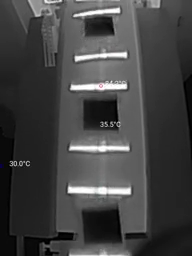
#> input picture frame 21 of thermal2.mp4, 192 x 256 px, given in place of output8_clean.mp4, which was not available
$ python templateMatching.py
#> lines starting #> are read from the running program, lines starting #| are printed output that depends on the picture; after the words box and inside, x2 and y2 are one past the last pixel; in counts of white or black regions, pixels touching at a corner belong together; pictures that were not available may be replaced by others from this repository, and a replacement may not be noted
import os
import pickle
from collections import deque

import itertools
import cv2
import numpy as np
from imutils.object_detection import non_max_suppression
from skimage.exposure import exposure
from skimage.feature import local_binary_pattern, hog
from skimage.filters import threshold_multiotsu
from sklearn import svm
from sklearn.preprocessing import StandardScaler

# create named window and move it - 400px in x dir
cv2.namedWindow("Frame", cv2.WINDOW_NORMAL)
# show window
cv2.imshow('Frame', np.zeros((256, 192, 3), np.uint8))
cv2.moveWindow("Frame", 20, 0)

# resize window
cv2.resizeWindow("Frame", 800, 600)

# Capture the frame from the video source while 1
cap = cv2.VideoCapture('output8_clean.mp4')
# skip to 1000th frame
#cap.set(cv2.CAP_PROP_POS_FRAMES, 100*25)


check_line_y = 128


# Object Counter, counts hot, cold and their ends (hot_end, cold_end)
class ObjectCounter:
    # [74 lines left out: functions __init__, process, not called in this run]

    def fire_alarm(self):
        print('‼️‼️‼️‼️‼️‼️‼️‼️‼️‼️‼️')

    def print(self):
        # print queue as emojis
        print(''.join(['🔴' if x == 1 else '🔵' for x in self.queue]))


# [56 lines left out: function _find_query_in_frame, not called in this run]


LEFT_GUIDE_X = 50
RIGHT_GUIDE_X = 140
BOTTOM_GUIDE_Y = 220


def load_images_from_folder(folder):
    images = []
    for filename in os.listdir(folder):
        # if contains debug, skip
        if 'debug' in filename:
            continue
        img = cv2.imread(os.path.join(folder,filename), cv2.IMREAD_COLOR)
        if img is not None:
            images.append(img)
    return images

images_in_folder = load_images_from_folder('fire/fireeee')
#> images_in_folder = 1 item
#> further down, frame is the input picture: shape (256, 192, 3); mean B, G, R 67.1, 67.1, 67.1
index = 0

cold_areas = []


HOT_TRESHOLD = 200
HOT_AREA_TRESHOLD = 120
COLD_TRESHOLD = 200
COLD_AREA_TRESHOLD = 250
COLD_AREA_MAX_TRESHOLD = 750

def classify_using_filters(frame):
    # test gray
    if len(frame.shape) == 3:
        frame = cv2.cvtColor(frame, cv2.COLOR_BGR2GRAY)

    # crop to guides
    original_shape = frame.shape
#> original_shape = (256, 192)
    frame = frame[:, LEFT_GUIDE_X:RIGHT_GUIDE_X]
#> frame: shape (256, 90)
    frame = frame[:BOTTOM_GUIDE_Y, :]
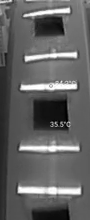
#> frame: shape (220, 90); min 0, max 255, mean 98.4


    hot_mask = cv2.bilateralFilter(frame, 15, 30, 30)
    hot_mask[hot_mask < HOT_TRESHOLD] = 0
    hot_mask[hot_mask >= HOT_TRESHOLD] = 255
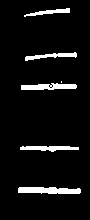
#> hot_mask: shape (220, 90); 6.3% white; 6 white regions (1 under 20 px), largest, box (x1, y1, x2, y2) and area: (18, 187, 81, 194) 367, (21, 83, 77, 90) 287, (20, 146, 79, 152) 236, (25, 52, 77, 61) 200, (24, 8, 70, 17) 162

    #hot_mask = cv2.erode(hot_mask, np.ones((1, 7), np.uint8), iterations=1)
    #hot_mask = cv2.dilate(hot_mask, np.ones((1, 7), np.uint8), iterations=1)
    # join these two functions erosion and dilation into one single function called opening
    hot_mask = cv2.morphologyEx(hot_mask, cv2.MORPH_OPEN, np.ones((1, 7), np.uint8))
#> hot_mask: shape (220, 90); 6.1% white; 5 white regions

    contours, _ = cv2.findContours(hot_mask, cv2.RETR_TREE, cv2.CHAIN_APPROX_SIMPLE)
#> contours = 5 contours; box (x1, y1, x2, y2) and area: (18, 187, 81, 194) 296, (21, 84, 77, 90) 210, (20, 146, 79, 151) 165, (25, 53, 77, 60) 134, (24, 9, 70, 16) 108
    hot_mask = np.zeros(original_shape, np.uint8)
    for c in contours:
        hull = cv2.convexHull(c)
        area = cv2.contourArea(hull)
        if area > HOT_AREA_TRESHOLD:
            hull[:, :, 0] += LEFT_GUIDE_X
            cv2.drawContours(hot_mask, [hull], 0, (255, 255, 255), -1)
#> this loop made 5 passes
#> area on passes 1 to 5: 331, 198.5, 248.5, 194, 147.5
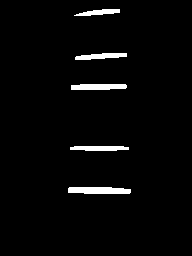
#> hot_mask: shape (256, 192); 2.9% white; 5 white regions, box (x1, y1, x2, y2) and area: (68, 187, 131, 194) 397, (71, 84, 127, 90) 308, (70, 146, 129, 151) 259, (75, 53, 127, 60) 248, (74, 9, 120, 16) 194


    # Apply linear contrast stretching
    frame = cv2.convertScaleAbs(frame, alpha=-2.1, beta=50)
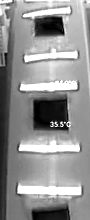
#> frame: shape (220, 90); min 0, max 255, mean 144.9
    #frame = np.array(255 * (frame / 255) ** A / 10, dtype='uint8')
    #frameRGB = cv2.cvtColor(frame, cv2.COLOR_GRAY2RGB)

    cold_mask = cv2.bilateralFilter(frame, 15, 30, 30)
    cold_mask = cv2.medianBlur(cold_mask, 15)
    #mean = cold_mask.copy()
    cold_mask = cv2.bitwise_not(cold_mask)

    cold_mask[cold_mask < COLD_TRESHOLD] = 0
    cold_mask[cold_mask >= COLD_TRESHOLD] = 255
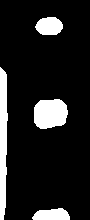
#> cold_mask: shape (220, 90); 13.1% white; 4 white regions

    contours, _ = cv2.findContours(cold_mask, cv2.RETR_TREE, cv2.CHAIN_APPROX_SIMPLE)
#> contours = 4 contours; box (x1, y1, x2, y2) and area: (0, 67, 8, 220) 828, (34, 99, 68, 129) 800, (35, 17, 63, 35) 368, (32, 208, 70, 220) 318
    cold_mask = np.zeros(original_shape, np.uint8)

    for c in contours:
        approx = cv2.approxPolyDP(c, 0.058 * cv2.arcLength(c, True), True)
        hull = cv2.convexHull(approx)
        area = cv2.contourArea(approx)
        if COLD_AREA_TRESHOLD < area < COLD_AREA_MAX_TRESHOLD:
            hull[:, :, 0] += LEFT_GUIDE_X
            cv2.drawContours(cold_mask, [hull], 0, (255, 255, 255), -1)
            cold_areas.append(area)
#> this loop made 4 passes
#> (approx, area) on passes 1, 2, 4: ([[69, 216], [58, 208], [32, 218]], 159), ([[61, 100], [35, 105], [37, 126], [65, 122]], 594), ([[37, 22], [42, 34], [62, 28], [55, 17]], 251.5)
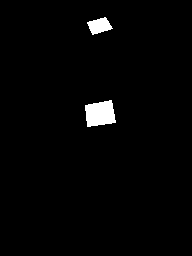
#> cold_mask: shape (256, 192); 1.9% white; 2 white regions
#> after the loop, cold_areas = [594, 251.5]


    return hot_mask, cold_mask

def classify_using_filters_with_svm(frame):
    hot_mask, cold_mask = classify_using_filters(frame)

    # load svm for hot
    hot_svm = None
    with open('svm_model_hot.pkl', 'rb') as f:
#> (reads svm_model_hot.pkl from the repository)
        hot_svm = pickle.load(f)

    # load svm for cold
    cold_svm = None
    with open('svm_model_cold.pkl', 'rb') as f:
#> (reads svm_model_cold.pkl from the repository)
        cold_svm = pickle.load(f)

    # get contours for hot_mask
    contours_hot, _ = cv2.findContours(hot_mask, cv2.RETR_TREE, cv2.CHAIN_APPROX_SIMPLE)
#> contours_hot = 5 contours; box (x1, y1, x2, y2) and area: (68, 187, 131, 194) 330, (71, 84, 127, 90) 249, (70, 146, 129, 151) 198, (75, 53, 127, 60) 194, (74, 9, 120, 16) 146
    hot_mask = np.zeros(frame.shape, np.uint8)
    for c in contours_hot:
        rect = cv2.minAreaRect(c)
        box = np.int0(cv2.boxPoints(rect))
        x = box[0][0]

        w, h = np.linalg.norm(box[0] - box[1]), np.linalg.norm(box[1] - box[2])
        if h > w:
            w, h = h, w
        # predict with svm
        if hot_svm is not None:
            prediction = hot_svm.predict([[w, h]])
            if prediction == 1:
                cv2.drawContours(hot_mask, [c], 0, (255, 255, 255), -1)
#> this loop made 5 passes
#> (rect, box, x, w, h) on passes 1 to 5: (((99, 190), (6, 62), -90), [[130, 193], [68, 193], [68, 187], [130, 187]], 130, 62, 6), (((99, 148), (4, 58), -90), [[128, 150], [70, 150], [70, 146], [128, 146]], 128, 58, 4), (((98.5, 86.5), (5, 55), -90), [[126, 89], [71, 89], [71, 84], [126, 84]], 126, 55, 5), (((100.5, 55.68), (51.3, 5.13), -4.09), [[75, 60], [74, 54], [125, 51], [126, 56]], 75, 51.09, 6.08), (((96.5, 12), (45.36, 4.98), -5.19), [[74, 16], [73, 11], [118, 7], [119, 12]], 74, 45.18, 5.1)

    return hot_mask, cold_mask

# create deque of 3 elements
hot_samples = deque(maxlen=10000)


while (cap.isOpened()):
    ret, frame = cap.read()

    #cv2.waitKey(0)
    #frame = images_in_folder[index]
    index += 1
    if ret == True:

        # flip frame
        # frame = cv2.flip(frame, 0)

        #rotate frame 90 degrees
        #frame = cv2.rotate(frame, cv2.ROTATE_90_COUNTERCLOCKWISE)

        # crop frame
        # frame = frame[int(r[1]):int(r[1] + r[3]), int(r[0]):int(r[0] + r[2])]

        # resize to 192x256
        # frame = cv2.resize(frame, (192, 256), interpolation=cv2.INTER_AREA)


        # crop to guides
        original_frame = frame.copy()
        #frame = frame[:, LEFT_GUIDE_X:RIGHT_GUIDE_X]
        #frame = frame[:BOTTOM_GUIDE_Y, :]

        frame = cv2.cvtColor(frame, cv2.COLOR_BGR2GRAY)


        frameRGB = cv2.cvtColor(frame, cv2.COLOR_GRAY2RGB)

        hot_mask, cold_mask = classify_using_filters_with_svm(frame)

        frameRGB[hot_mask == 255] = (0, 0, 255)
        frameRGB[cold_mask == 255] = (255, 0, 0)
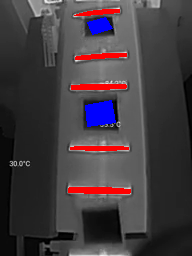
#> frameRGB: shape (256, 192, 3); mean B, G, R 64.9, 60.1, 67.4


        cv2.imshow('Frame', frameRGB)
        cv2.imshow('hot_mask', hot_mask)
        cv2.imshow('cold_mask', cold_mask)


        # print number of frame
        print(cap.get(cv2.CAP_PROP_POS_FRAMES) // 25 , cap.get(cv2.CAP_PROP_FRAME_COUNT) // 25)
#| 0.0 8.0


        # press space to pause
        continue
        if cv2.waitKey(15) & 0xFF == ord(' '):
            while True:
                if cv2.waitKey(5) & 0xFF == ord(' '):
                    break
                if cv2.waitKey(5) & 0xFF == ord('q'):
                    break

    # Break the loop
    else:
        break


# calculate cold_areas statistics
cold_areas = np.array(cold_areas)

print('cold_areas', cold_areas)
print('cold_areas mean', np.mean(cold_areas))
print('cold_areas std', np.std(cold_areas))
print('cold_areas min', np.min(cold_areas))
print('cold_areas max', np.max(cold_areas))
print('cold_areas median', np.median(cold_areas))
print('cold_areas 25th percentile', np.percentile(cold_areas, 25))
print('cold_areas 75th percentile', np.percentile(cold_areas, 75))
print('cold_areas 90th percentile', np.percentile(cold_areas, 90))
print('cold_areas 95th percentile', np.percentile(cold_areas, 95))
print('cold_areas 99th percentile', np.percentile(cold_areas, 99))
print('cold_areas 99.9th percentile', np.percentile(cold_areas, 99.9))

import matplotlib.pyplot as plt
plt.hist(cold_areas, bins=100)
plt.show()
